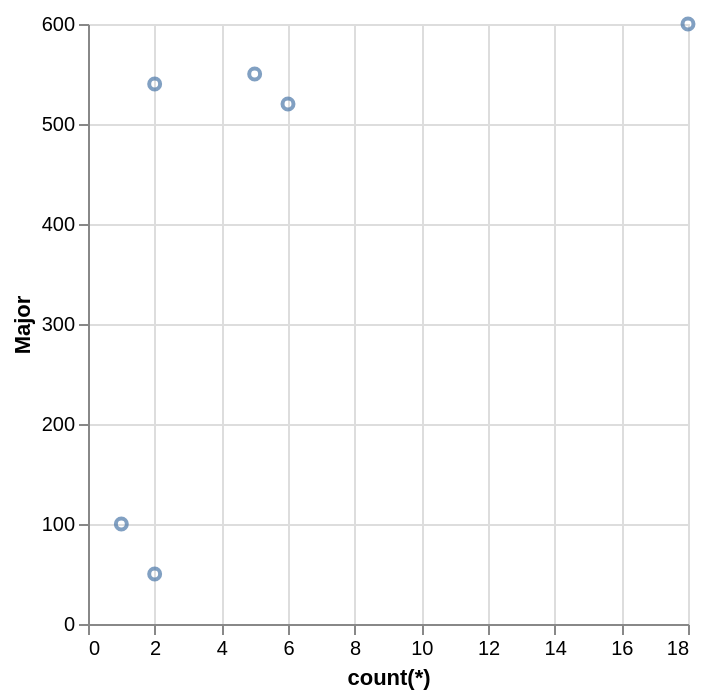

Specify this chart in Vega-Lite:
### Vega-Lite specification from a JSON file in a GitHub repository (floating-point values rounded to 4 significant figures)
{"data": {"values": [{"x_data": 2, "y_data": 50}, {"x_data": 1, "y_data": 100}, {"x_data": 6, "y_data": 520}, {"x_data": 2, "y_data": 540}, {"x_data": 5, "y_data": 550}, {"x_data": 18, "y_data": 600}]}, "mark": "point", "encoding": {"x": {"field": "x_data", "type": "quantitative", "title": "count(*)"}, "y": {"field": "y_data", "type": "quantitative", "title": "Major"}}}
